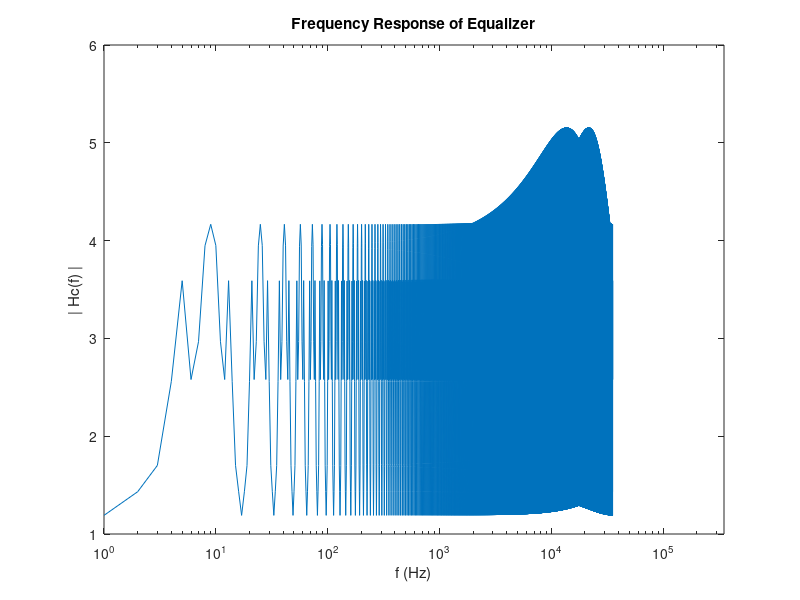

MATLAB code for this plot: (Note: this script raises an error after producing the figure.)
delayProfile =   [0.3    0.4;
                   0.35   0.2;
                   0.4    0.1;
                   0.45   0.1;
                   0.8    0.04;];
carrierFreq = 2.4*10^9;
carriedPeriod = 1/carrierFreq;
freq = 44100;
period = 1/freq;



%% b)
% Zero Forcing filter
% Create impulse response for delay profile
time = max(delayProfile(:,1))+period;

filterNumTabs = round(time/period);

impulseResponse = zeros(1,filterNumTabs);
impulseResponse( round(delayProfile(:,1)./period) + 1 ) = delayProfile(:,2);

Hc = fft(impulseResponse);
HcZf = 1./Hc;
bCoefs = ifft(HcZf);
semilogx(abs(HcZf))
xlim([0 3.5*10^5])
ylim([1 6])
title('Frequency Response of Equalizer')
xlabel('f (Hz)')
ylabel('| Hc(f) |')

% Filter the Rx signal
RxFiltered = filter(bCoefs,1,RxMessage);

playerNotFiltered = audioplayer(RxMessage,freq);
playerFiltered = audioplayer(RxFiltered,freq);

play(playerFiltered)

%% c)

% Noise after filtering is much louder than without filtering.

%% d)
%Delays are introduced or incorectly reduced

